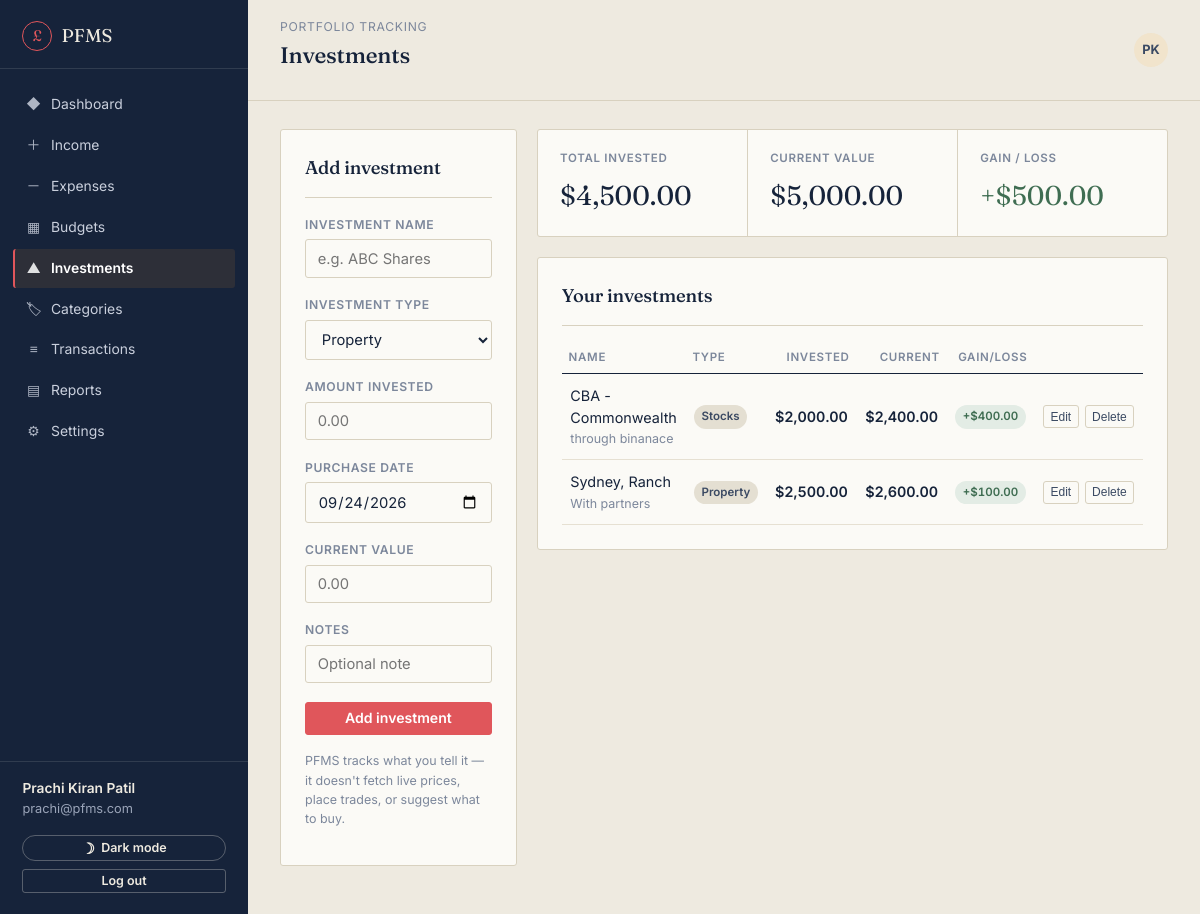
Page /investments.php (signed in) on the committed database.
### tables this page shows
CREATE TABLE `investments` (
  `investment_id` int(10) UNSIGNED NOT NULL,
  `user_id` int(10) UNSIGNED NOT NULL,
  `category_id` int(10) UNSIGNED DEFAULT NULL COMMENT 'Investment type, from categories where type = investment',
  `name` varchar(120) NOT NULL,
  `amount_invested` decimal(12,2) NOT NULL,
  `current_value` decimal(12,2) NOT NULL,
  `purchase_date` date NOT NULL,
  `notes` varchar(255) DEFAULT NULL,
  `gain_loss` decimal(13,2) GENERATED ALWAYS AS (`current_value` - `amount_invested`) STORED,
  `created_at` timestamp NOT NULL DEFAULT current_timestamp(),
  `updated_at` timestamp NOT NULL DEFAULT current_timestamp() ON UPDATE current_timestamp()
);

CREATE TABLE `categories` (
  `category_id` int(10) UNSIGNED NOT NULL,
  `user_id` int(10) UNSIGNED NOT NULL,
  `name` varchar(60) NOT NULL,
  `type` enum('income','expense','budget','investment') NOT NULL,
  `is_archived` tinyint(1) NOT NULL DEFAULT 0 COMMENT 'Retire a category without breaking old records',
  `created_at` timestamp NOT NULL DEFAULT current_timestamp()
);

### include/core.php (called while the page is built, shortened)
<?php
class core{
    var $db;
    function __construct($conn){
        $this->db = $conn;
    }
    public function get_categories($user_id, $type, $includeArchived = false)
    {
        try{
            $sql = "
                SELECT category_id, user_id, name, type, is_archived, created_at
                FROM categories
                WHERE user_id = :user_id
                AND type = :type
            ";
            if(!$includeArchived){
                $sql .= " AND is_archived = 0 ";
            }
            $sql .= " ORDER BY name ASC ";
            $statement = $this->db->prepare($sql);
            $statement->execute([
                ":user_id" => $user_id,
                ":type"    => $type
            ]);
            return $statement->fetchAll(PDO::FETCH_ASSOC);
        }catch(\Throwable $th){
            throw $th;
        }
    }
    public function get_investments($user_id)
    {
        try{
            $sql = "
                SELECT
                    i.investment_id,
                    i.category_id,
                    c.name AS category_name,
                    i.name,
                    i.amount_invested,
                    i.current_value,
                    i.gain_loss,
                    i.purchase_date,
                    i.notes
                FROM investments i
                LEFT JOIN categories c ON c.category_id = i.category_id
                WHERE i.user_id = :user_id
                ORDER BY i.purchase_date DESC, i.investment_id DESC
            ";
            $statement = $this->db->prepare($sql);
            $statement->execute([":user_id" => $user_id]);
            return $statement->fetchAll(PDO::FETCH_ASSOC);
        }catch(\Throwable $th){
            throw $th;
        }
    }
    public function get_investment_totals($user_id)
    {
        try{
            $sql = "
                SELECT
                    COALESCE(SUM(amount_invested), 0) AS total_invested,
                    COALESCE(SUM(current_value), 0)   AS total_current_value,
                    COALESCE(SUM(gain_loss), 0)        AS total_gain_loss
                FROM investments
                WHERE user_id = :user_id
            ";
            $statement = $this->db->prepare($sql);
            $statement->execute([":user_id" => $user_id]);
            return $statement->fetch(PDO::FETCH_ASSOC);
        }catch(\Throwable $th){
            throw $th;
        }
    }
}
?>

### investments.php (the view, shortened to what this page needs)
<?php
require_once 'config/db.php';
require_once 'include/core.php';
$data = new core($conn);
$userId = $_SESSION['user_id'];
$categories = $data->get_categories($userId, 'investment');
$investments = $data->get_investments($userId);
$totals = $data->get_investment_totals($userId);
function fmtMoney5($n){ return '$' . number_format((float)$n, 2); }
include 'header.php';
?>
  <div class="main">
    <header class="topbar">
      <div>
        <div class="breadcrumb">Portfolio tracking</div>
        <h1 class="page-title">Investments</h1>
      </div>
      <div style="display:flex;align-items:center;gap:.8rem;">
        <div style="width:34px;height:34px;border-radius:50%;background:var(--brass-tint);color:var(--brass-deep);display:flex;align-items:center;justify-content:center;font-weight:700;font-size:.8rem;"><?= htmlspecialchars($sidebarInitials) ?></div>
      </div>
    </header>
    <main class="content" id="pageContent">
      <div class="grid-2">
        <div class="ledger-panel">
          <div class="panel-head"><div><h3 id="formTitle">Add investment</h3></div></div>
          <form id="invForm">
            <div class="field-group" id="g_name">
              <label class="field-label" for="name">Investment name</label>
              <input class="field-control" id="name" placeholder="e.g. ABC Shares">
            </div>
            <div class="field-group">
              <label class="field-label" for="type">Investment type</label>
              <select class="field-control" id="type" <?= count($categories) === 0 ? 'disabled' : '' ?>>
                <?php if(count($categories) === 0): ?>
                <option value="">No types yet</option>
                <?php else: foreach($categories as $c): ?>
                <option value="<?= (int)$c['category_id'] ?>"><?= htmlspecialchars($c['name']) ?></option>
                <?php endforeach; endif; ?>
              </select>
            </div>
            <div class="field-group" id="g_invested">
              <label class="field-label" for="invested">Amount invested</label>
              <input class="field-control" id="invested" type="number" step="0.01" min="0" placeholder="0.00">
            </div>
            <div class="field-group" id="g_date">
              <label class="field-label" for="purchaseDate">Purchase date</label>
              <input class="field-control" id="purchaseDate" type="date" value="<?= date('Y-m-d') ?>">
            </div>
            <div class="field-group" id="g_current">
              <label class="field-label" for="current">Current value</label>
              <input class="field-control" id="current" type="number" step="0.01" min="0" placeholder="0.00">
            </div>
            <div class="field-group">
              <label class="field-label" for="notes">Notes</label>
              <input class="field-control" id="notes" placeholder="Optional note">
            </div>
            <div style="display:flex; gap:.6rem;">
              <button type="submit" class="btn-ledger brass" style="flex:1;" id="submitBtn" <?= count($categories) === 0 ? 'disabled' : '' ?>>Add investment</button>
            </div>
          </form>
          <p class="field-hint" style="margin-top:1rem;">PFMS tracks what you tell it — it doesn't fetch live prices, place trades, or suggest what to buy.</p>
        </div>
        <div>
          <div class="stat-row" style="grid-template-columns:repeat(3,1fr); margin-bottom:1.25rem;">
            <div class="stat"><div class="stat-label">Total invested</div><div class="stat-value figure" id="statInvested"><?= fmtMoney5($totals['total_invested']) ?></div></div>
            <div class="stat"><div class="stat-label">Current value</div><div class="stat-value figure" id="statCurrent"><?= fmtMoney5($totals['total_current_value']) ?></div></div>
            <div class="stat"><div class="stat-label">Gain / loss</div><div class="stat-value figure" id="statGain" style="color:<?= (float)$totals['total_gain_loss'] >= 0 ? 'var(--gain)' : 'var(--loss)' ?>"><?= ((float)$totals['total_gain_loss'] >= 0 ? '+' : '') . fmtMoney5($totals['total_gain_loss']) ?></div></div>
          </div>
          <div class="ledger-panel">
            <div class="panel-head"><div><h3>Your investments</h3></div></div>
            <table class="ledger">
              <thead><tr><th>Name</th><th>Type</th><th class="num">Invested</th><th class="num">Current</th><th class="num">Gain/Loss</th><th></th></tr></thead>
              <tbody id="tblBody">
                <?php foreach($investments as $inv): ?>
                <tr data-id="<?= (int)$inv['investment_id'] ?>"
                    data-category-id="<?= (int)($inv['category_id'] ?? 0) ?>"
                    data-name="<?= htmlspecialchars($inv['name'], ENT_QUOTES) ?>"
                    data-invested="<?= htmlspecialchars($inv['amount_invested']) ?>"
                    data-current="<?= htmlspecialchars($inv['current_value']) ?>"
                    data-date="<?= htmlspecialchars($inv['purchase_date']) ?>"
                    data-notes="<?= htmlspecialchars($inv['notes'] ?? '', ENT_QUOTES) ?>">
                  <td><?= htmlspecialchars($inv['name']) ?><?php if($inv['notes']): ?><div class="field-hint" style="margin:0;"><?= htmlspecialchars($inv['notes']) ?></div><?php endif; ?></td>
                  <td><span class="tag neutral"><?= htmlspecialchars($inv['category_name'] ?: 'Uncategorized') ?></span></td>
                  <td class="num"><?= fmtMoney5($inv['amount_invested']) ?></td>
                  <td class="num"><?= fmtMoney5($inv['current_value']) ?></td>
                  <td class="num"><span class="tag <?= (float)$inv['gain_loss'] >= 0 ? 'gain' : 'loss' ?>"><?= ((float)$inv['gain_loss'] >= 0 ? '+' : '') . fmtMoney5($inv['gain_loss']) ?></span></td>
                  <td><div class="row-actions"><button type="button" class="edit-btn">Edit</button><button type="button" class="del">Delete</button></div></td>
                </tr>
                <?php endforeach; ?>
              </tbody>
            </table>
          </div>
        </div>
      </div>
    </main>
  </div>
</div>
</body>
</html>

### rows in the picture
investments: name "CBA - Commonwealth", notes "through binanace", category.name "Stocks", amount_invested "$2,000.00", current_value "$2,400.00", gain_loss "$400.00"
investments: name "Sydney, Ranch", notes "With partners", category.name "Property", amount_invested "$2,500.00", current_value "$2,600.00", gain_loss "$100.00"

### other values in the picture
$sidebarUserName "Prachi Kiran Patil"
$sidebarUserEmail "prachi@pfms.com"
$sidebarInitials "PK"
fmtMoney5($totals['total_invested']) "$4,500.00"
fmtMoney5($totals['total_current_value']) "$5,000.00"
fmtMoney5($totals['total_gain_loss']) "$500.00"
form field value "Property"
